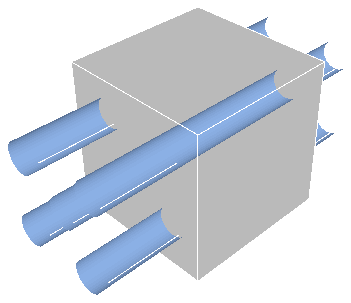
#> input picture web/lander/assets/img/boolean-bores.png, 351 x 303 px
$ python cutout.py ../assets/img/boolean-bores.png ../assets/img/coil-springs.png 5
#> lines starting #> are read from the running program, lines starting #| are printed output that depends on the picture; after the words box and inside, x2 and y2 are one past the last pixel; in counts of white or black regions, pixels touching at a corner belong together
"""Crop a transparent render to its subject (2% padding) and downscale it.

    python3 cutout.py <render.png> <out.png> <max width>   (needs Pillow)
"""
import sys
from PIL import Image
src, out, width = sys.argv[1], sys.argv[2], int(sys.argv[3])
im = Image.open(src).convert("RGBA")
#> im is the input picture: PIL image 351x303 RGBA; mean R, G, B, A 121.9, 147.1, 138.9, 135.3
a = im.getchannel("A").point(lambda v: 255 if v > 8 else 0)
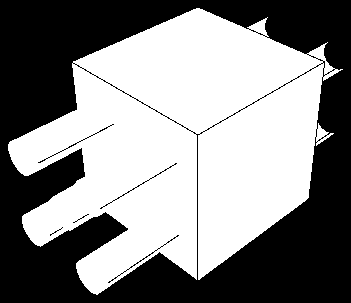
#> a: PIL image 351x303 L; 53% white; 6 black regions (2 under 20 px), largest, box (x1, y1, x2, y2) and area: (0, 0, 351, 303) 49638, (100, 163, 177, 209) 90, (38, 124, 114, 163) 87, (108, 235, 179, 283) 86
x0, y0, x1, y1 = a.getbbox()
#> x0 = 8; y0 = 8; x1 = 343; y1 = 295
pad = int(0.02 * max(x1 - x0, y1 - y0))
#> pad = 6
im = im.crop((max(0, x0 - pad), max(0, y0 - pad), min(im.width, x1 + pad), min(im.height, y1 + pad)))
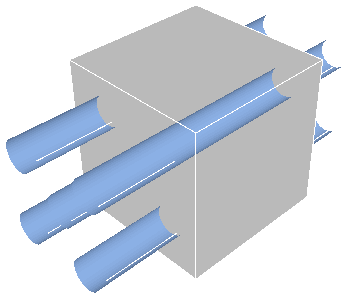
#> im: PIL image 347x299 RGBA; mean R, G, B, A 123.2, 148, 140.4, 138.7; transparent parts drawn white
if im.width > width:
    im = im.resize((width, round(im.height * width / im.width)), Image.LANCZOS)
im.save(out, optimize=True)
print(out, im.size)
#| ../assets/img/coil-springs.png (5, 4)

$ run again, on web/lander/assets/img/cycloidal-joints.png
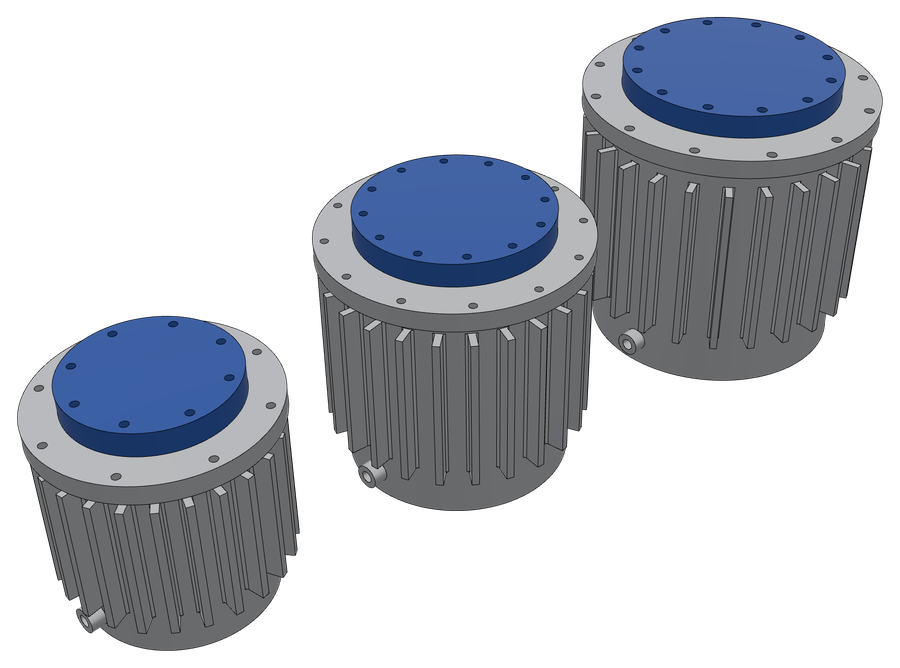
#> input picture web/lander/assets/img/cycloidal-joints.png, 900 x 668 px
#> im is the input picture: PIL image 900x668 RGBA; mean R, G, B, A 41.5, 45.2, 52.5, 105.6
#> `a = im.getchannel("A").point(lambda v: 255 if v > 8 else 0)`:
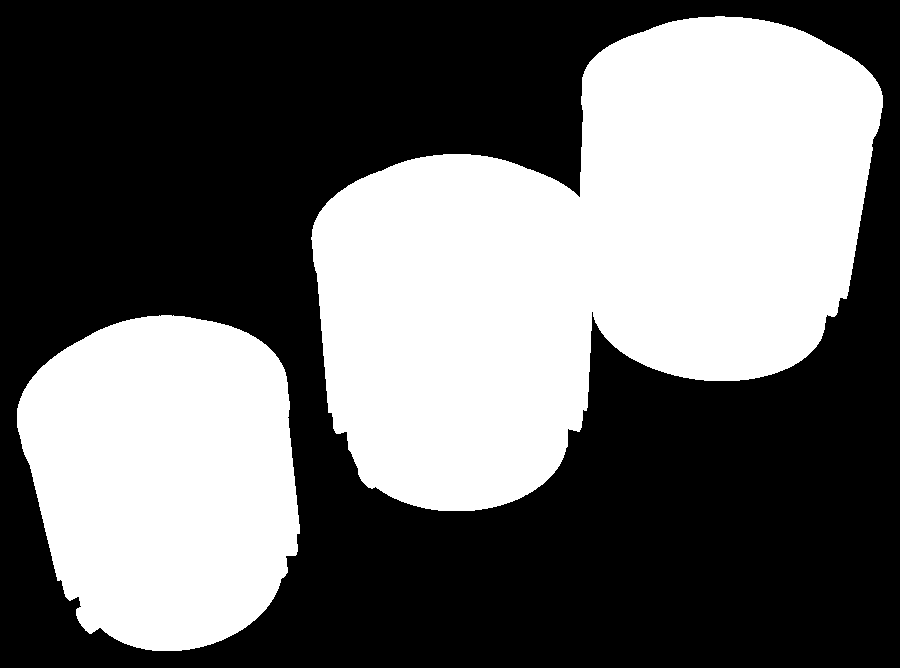
#> a: PIL image 900x668 L; 41.7% white; 2 white regions, box (x1, y1, x2, y2) and area: (311, 16, 883, 511) 175252, (17, 315, 300, 651) 75527
#> x0 = 17; y0 = 16; x1 = 883; y1 = 651
#> pad = 17
#| ../assets/img/cycloidal-joints.png (5, 4)

$ run again, on web/lander/assets/img/fastener-kit.png
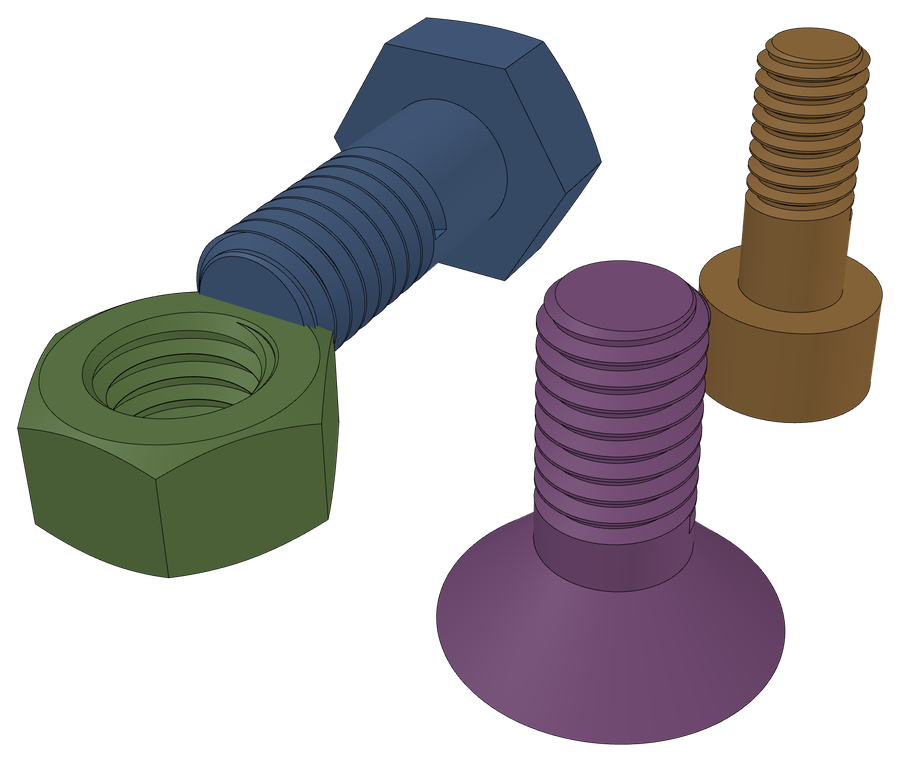
#> input picture web/lander/assets/img/fastener-kit.png, 900 x 762 px
#> im is the input picture: PIL image 900x762 RGBA; mean R, G, B, A 39.4, 36, 37.4, 113
#> `a = im.getchannel("A").point(lambda v: 255 if v > 8 else 0)`:
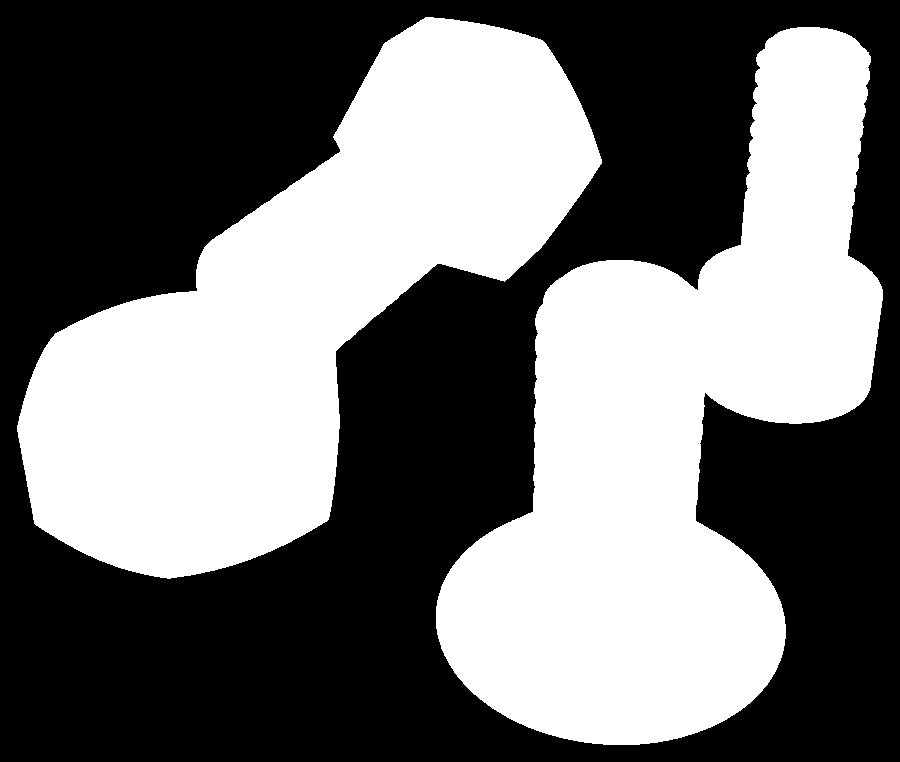
#> a: PIL image 900x762 L; 44.7% white; 2 white regions, box (x1, y1, x2, y2) and area: (436, 27, 883, 745) 157949, (17, 17, 602, 579) 148389
#> x0 = 17; x1 = 883; y1 = 745
#> pad = 17
#| ../assets/img/fastener-kit.png (5, 4)

$ run again, on web/lander/assets/img/fillet-corners.png
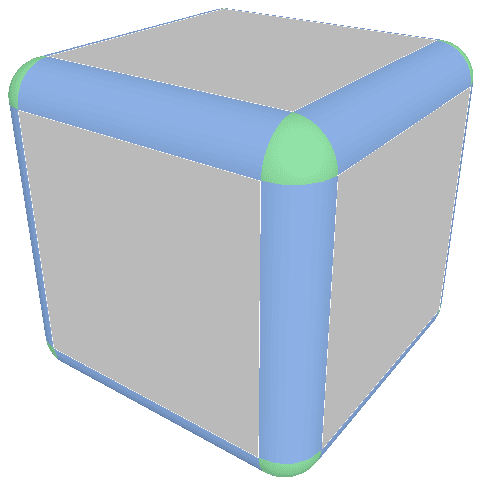
#> input picture web/lander/assets/img/fillet-corners.png, 481 x 485 px
#> im is the input picture: PIL image 481x485 RGBA; mean R, G, B, A 138.1, 160.2, 159, 176.6
#> `a = im.getchannel("A").point(lambda v: 255 if v > 8 else 0)`:
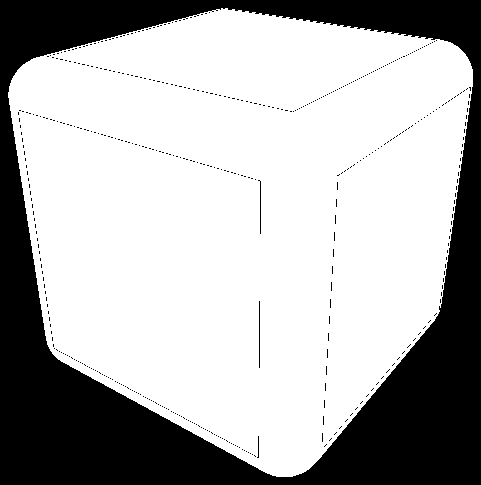
#> a: PIL image 481x485 L; 69.2% white; 486 black regions (482 under 20 px), largest, box (x1, y1, x2, y2) and area: (0, 0, 481, 485) 70590, (259, 301, 260, 368) 67, (258, 180, 261, 234) 55, (257, 436, 259, 458) 23
#> x0 = 8; x1 = 473; y1 = 477
#> pad = 9
#| ../assets/img/fillet-corners.png (5, 5)
